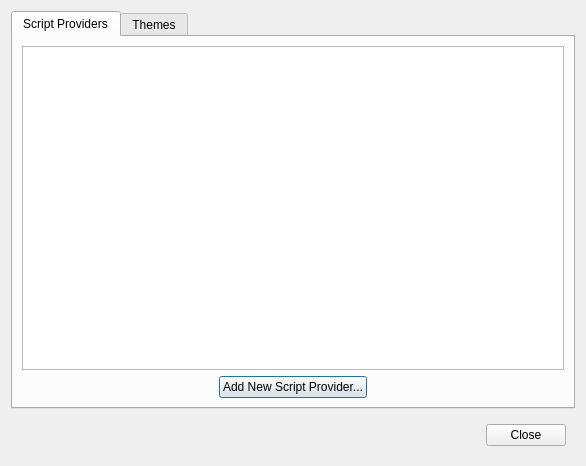
<?xml version="1.0" encoding="UTF-8"?>
<ui version="4.0">
 <class>UIRStatsSettingsManager</class>
 <widget class="QDialog" name="UIRStatsSettingsManager">
  <property name="geometry">
   <rect>
    <x>0</x>
    <y>0</y>
    <width>586</width>
    <height>466</height>
   </rect>
  </property>
  <property name="windowTitle">
   <string>RAT-STATS Settings</string>
  </property>
  <layout class="QVBoxLayout" name="verticalLayout_3">
   <item>
    <widget class="QTabWidget" name="m_twSettings">
     <property name="currentIndex">
      <number>0</number>
     </property>
     <widget class="QWidget" name="m_tbScriptProviders">
      <attribute name="title">
       <string>Script Providers</string>
      </attribute>
      <layout class="QVBoxLayout" name="verticalLayout">
       <item>
        <widget class="QTableWidget" name="m_tblScriptProviders"/>
       </item>
       <item>
        <layout class="QHBoxLayout" name="horizontalLayout_2">
         <item>
          <spacer name="horizontalSpacer_2">
           <property name="orientation">
            <enum>Qt::Horizontal</enum>
           </property>
           <property name="sizeHint" stdset="0">
            <size>
             <width>40</width>
             <height>20</height>
            </size>
           </property>
          </spacer>
         </item>
         <item>
          <widget class="QPushButton" name="m_btnNewScriptProvider">
           <property name="text">
            <string>Add New Script Provider...</string>
           </property>
          </widget>
         </item>
         <item>
          <spacer name="horizontalSpacer_3">
           <property name="orientation">
            <enum>Qt::Horizontal</enum>
           </property>
           <property name="sizeHint" stdset="0">
            <size>
             <width>40</width>
             <height>20</height>
            </size>
           </property>
          </spacer>
         </item>
        </layout>
       </item>
      </layout>
     </widget>
     <widget class="QWidget" name="m_tbThemes">
      <attribute name="title">
       <string>Themes</string>
      </attribute>
     </widget>
    </widget>
   </item>
   <item>
    <widget class="QFrame" name="horizontalFrame">
     <property name="sizePolicy">
      <sizepolicy hsizetype="Preferred" vsizetype="Fixed">
       <horstretch>0</horstretch>
       <verstretch>0</verstretch>
      </sizepolicy>
     </property>
     <layout class="QHBoxLayout" name="horizontalLayout">
      <item>
       <spacer name="horizontalSpacer">
        <property name="orientation">
         <enum>Qt::Horizontal</enum>
        </property>
        <property name="sizeHint" stdset="0">
         <size>
          <width>40</width>
          <height>20</height>
         </size>
        </property>
       </spacer>
      </item>
      <item>
       <widget class="QPushButton" name="m_btnClose">
        <property name="text">
         <string>Close</string>
        </property>
       </widget>
      </item>
     </layout>
    </widget>
   </item>
  </layout>
 </widget>
 <resources/>
 <connections/>
</ui>
